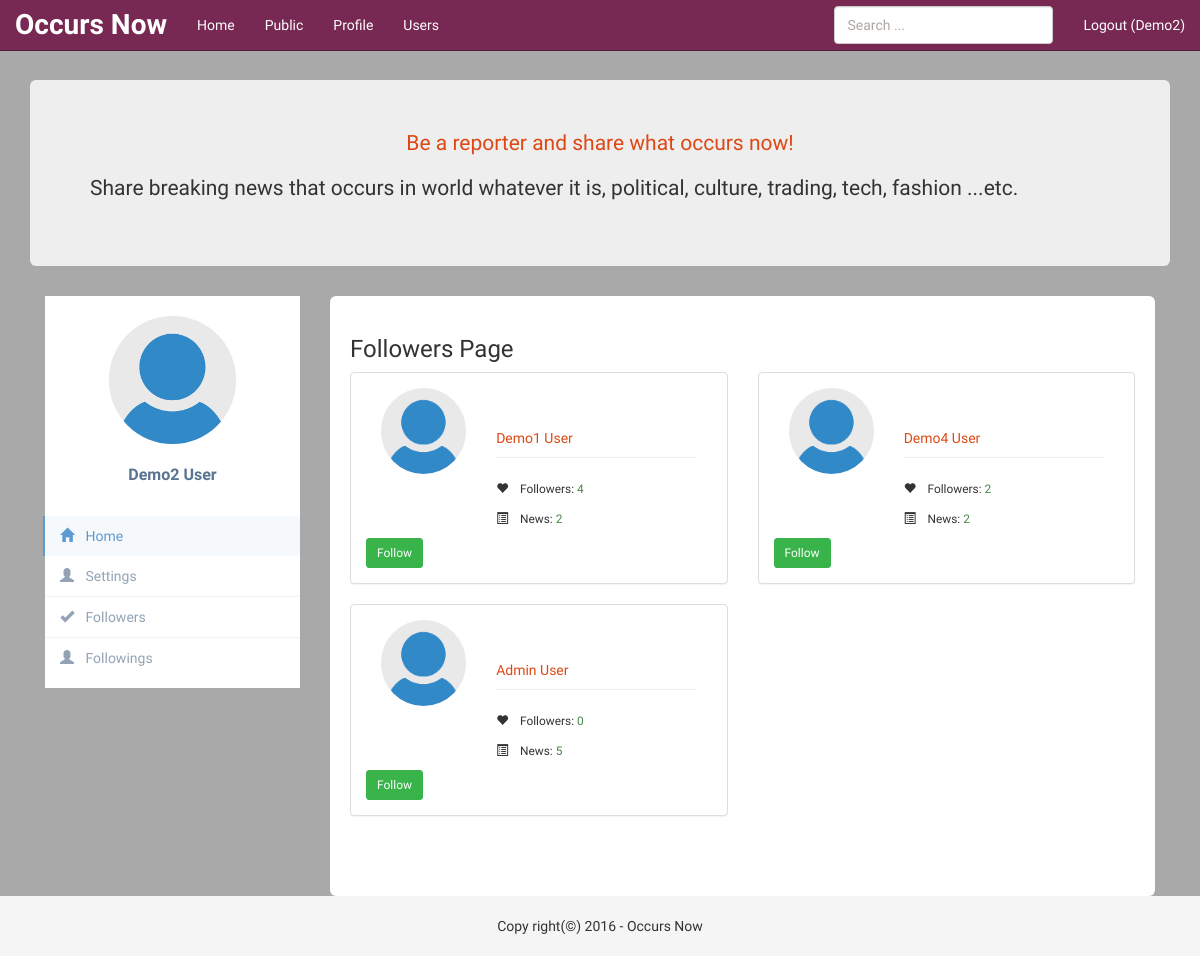
/followers/ (signed in), run on the app's committed database.
### accounts/models.py (models this page shows, shortened)
class UserProfile(models.Model):
    user = models.OneToOneField(User)
    follows = models.ManyToManyField('self', related_name='followed_by', symmetrical=False, blank=True)
    def gravatar_url(self):
        return settings.STATIC_URL + "img/user.png"
    class Meta:
        db_table = 'user_profile'

### home/views.py (the view)
# urls.py: url(r'^followers/$', 'home.views.followed_by_list', name='followers'),
@login_required()
def followed_by_list(request):
    user = request.user
    req_user = user
    followers_list = functions.get_followed(user)
    paginator = Paginator(followers_list, constants.PER_PAGE)
    page = request.GET.get('page')
    try:
        followed_by = paginator.page(page)
    except PageNotAnInteger:
        followed_by = paginator.page(1)
    except EmptyPage:
        followed_by = paginator.page(paginator.num_pages)
    next_url = reverse('followers')
    context = {'user_profiles': followed_by, 'title': _('Followers'), 'user': user, 'req_user': req_user,
               'next': next_url}
    return render(request, 'home/followed_by_list.html', context)

### utils/functions.py (called while the page is built)
def get_followed(user):
    followed_count = user.userprofile.followed_by.count()
    followed_dict = cache.get('followed_user'+str(user.id))
    if followed_dict and followed_dict['followed_count'] == followed_count:
        return followed_dict['followed_list']
    else:
        followed_list = user.userprofile.followed_by.select_related().all()
        followed_dict = {'followed_list': followed_list,
                         'followed_count': followed_count}
        cache.set('followed_user'+str(user.id), followed_dict, constants.CACHE_DURATION)
        return followed_list

### home/templates/home/followed_by_list.html
{% extends "base.html" %}
{% block content %}
    <div class="row profile">
    {% include "includes/user_menu.html" %}
    {% include "includes/follow.html" %}
    </div>
{% endblock %}

### templates/includes/menu.html (shortened to what this page needs)
{% load i18n %}
{% get_current_language_bidi as LANGUAGE_BIDI %}
<nav class="navbar navbar-inverse navbar-fixed-top">
    <div class="container-fluid">
        <div class="navbar-header">
            <a class="navbar-brand" href="{% url "home" %}">{% trans "Occurs Now" %}</a>
        </div>
        <div id="navbar" class="navbar-collapse collapse">
            {% if user.is_authenticated %}
            <ul class="nav navbar-nav">
                <li><a href="{% url "home" %}">{% trans "Home" %}</a></li>
                <li><a href="{% url 'public' %}">{% trans "Public" %}</a></li>
                <li><a href="{% url 'user_page' user.username %}">{% trans "Profile" %}</a></li>
                <li><a href="{% url 'user_list' %}">{% trans 'Users' %}</a></li>
            </ul>
            {% endif %}
            <ul class="nav navbar-nav navbar-right">
                {% if user.is_authenticated %}
                    <li><a href="{% url 'accounts:logout' %}">{% trans 'Logout' %} ({{ user.first_name }})</a></li>
                {% else %}
                    <li><a href="#" data-toggle="modal" data-target="#loginModal">{% trans "Login" %}</a></li>
                    <li><a href="#" data-toggle="modal" data-target="#registerModal">{% trans "Register" %}</a></li>
                {% endif %}
            </ul>
            <form method="get" action="/search/" class="navbar-form {% if LANGUAGE_BIDI %}navbar-left{% else %}navbar-right{% endif %}">
                <div class="form-group">
                    <input type="text" class="form-control" name="q" placeholder="{% trans "Search" %} ...">
                </div>
            </form>
        </div>
    </div>
</nav>

### templates/includes/user_menu.html (shortened to what this page needs)
{% load static %}
{% load i18n %}
<div class="col-lg-3 col-md-3 col-sm-4">
			<div class="profile-sidebar">
				<div class="profile-userpic">
				    {% if req_user.userprofile.gravatar_url %}
                        <img src="{{ req_user.userprofile.gravatar_url }}" class="center-block" alt="">
                    {% else %}
                        <img src="{% static "img/lion.jpg" %}" class="img-responsive" alt="">
                    {% endif %}
				</div>
				<div class="profile-usertitle">
					<div class="profile-usertitle-name">
					{{ req_user.get_full_name }}
					</div>
				</div>
				{% if user.id == req_user.id %}
				<div class="profile-usermenu">
					<ul class="nav">
						<li class="active">
							<a href="{% url 'user_page' user.username %}">
							<i class="glyphicon glyphicon-home"></i>
							{% trans "Home" %}
							</a>
						</li>
						<li>
							<a href="{% url 'accounts:profile' %}">
							<i class="glyphicon glyphicon-user"></i>
							{% trans "Settings" %}
                            </a>
						</li>
						<li>
							<a href="{% url 'followers' %}">
							<i class="glyphicon glyphicon-ok"></i>
							{% trans "Followers" %}
                            </a>
						</li>
						<li>
							<a href="{% url 'followings' %}">
							<i class="glyphicon glyphicon-user"></i>
							{% trans "Followings" %}
                            </a>
						</li>
					</ul>
				</div>
				{% endif %}
			</div>
		</div>

### templates/includes/follow.html (shortened to what this page needs)
{% load static %}
{% load i18n %}
<div class="col-lg-9 col-md-9 col-sm-8">
    <div class="profile-content img-rounded">
        <h3>{{ title }} {% trans 'Page' %}</h3>
    {% if user_profiles %}
    <div class="row">
        {% for profile in user_profiles.object_list %}
        <div class="col-lg-6">
            <div class="panel panel-default">
                <div class="panel-body">
                    <div class="col-lg-4 col-md-3 col-sm-5 col-xs-5">
                        <img src="{{ profile.gravatar_url }}" alt="" class="img-circle img-responsive">
                    </div>
                    <div class="col-lg-8 col-md-9 col-sm-7 col-xs-7">
                       <p class="page-header">
                       <a href="{% url 'user_page' profile.user.username %}">{{ profile.user.get_full_name }}</a>
                       </p>
                       <p>
                            <small><i class="glyphicon glyphicon-heart">&nbsp;</i>{% trans "Followers" %}: </small>
                            <small class="text-success">{{ profile.followed_by.all.count }}</small>
                        </p>
                        <p>
                            <small><i class="glyphicon glyphicon-list-alt">&nbsp;</i>{% trans "News" %}: </small>
                            <small class="text-success">{{ profile.user.post_set.all.count }}</small>
                        </p>
                    </div>
                    <div class="pull-left">
                       {% if profile in user.userprofile.follows.all %}
                            <form action="{% url 'unfollow' profile.user.username %}" method="post">{% csrf_token %}
                                <button type="submit" class="btn btn-danger btn-sm">{% trans "Unfollow" %}</button>
                                <input type="hidden" name="next" value="{{ next }}" />
                            </form>
                        {% else %}
                            <form action="{% url 'follow' profile.user.username %}" method="post">{% csrf_token %}
                                <button type="submit" class="btn btn-success btn-sm">{% trans "Follow" %}</button>
                            </form>
                        {% endif %}
                    </div>
                </div>
            </div>
        </div>
        {% endfor %}
    </div>
    <div class="row">
     </div>
{% else %}
    <h3>{% trans 'You do not have any' %} {{ title }}</h3>
{% endif %}
</div>
</div>

### static/css/style.css (style rules this page uses)
html { position: relative; min-height: 100%; }
body { background-color: darkgrey; margin-bottom: 60px; padding-top: 20px; }
@media (min-width: 960px) { .navbar-brand { font-weight: bold; font-size: 2em; } }
.profile { margin: 0; }
.profile-sidebar { padding: 20px 0 10px 0; background: #fff; }
.profile-userpic img { float: none; margin: 0 auto; width: 50%; height: 50%; -webkit-border-radius: 50% !important; -moz-border-radius: 50% !important; border-radius: 50% !important; }
.profile-usertitle { text-align: center; margin-top: 20px; }
.profile-usertitle-name { color: #5a7391; font-size: 16px; font-weight: 600; margin-bottom: 7px; }
.profile-usermenu { margin-top: 30px; }
.profile-usermenu ul li { border-bottom: 1px solid #f0f4f7; }
.profile-usermenu ul li:last-child { border-bottom: none; }
.profile-usermenu ul li a { color: #93a3b5; font-size: 14px; font-weight: 400; }
.profile-usermenu ul li a i { margin-right: 8px; font-size: 14px; }
.profile-usermenu ul li.active { border-bottom: none; }
.profile-usermenu ul li.active a { color: #5b9bd1; background-color: #f6f9fb; border-left: 2px solid #5b9bd1; margin-left: -2px; }
.profile-content { padding: 20px; background: #fff; min-height: 400px; }

### data on the page
UserProfile: user.get_full_name "Demo1 User", followed_by.all.count "4", user.post_set.all.count "2"
UserProfile: user.get_full_name "Demo4 User", followed_by.all.count "2", user.post_set.all.count "2"
UserProfile: user.get_full_name "Admin User", followed_by.all.count "0", user.post_set.all.count "5"

### other printed values
{{ user.first_name }} "Demo2"
{{ req_user.get_full_name }} "Demo2 User"
{{ title }} "Followers"
